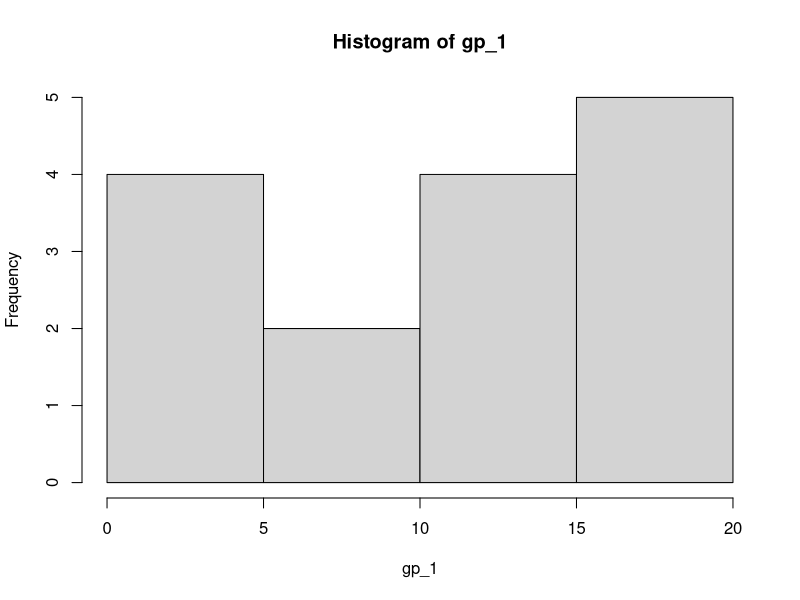
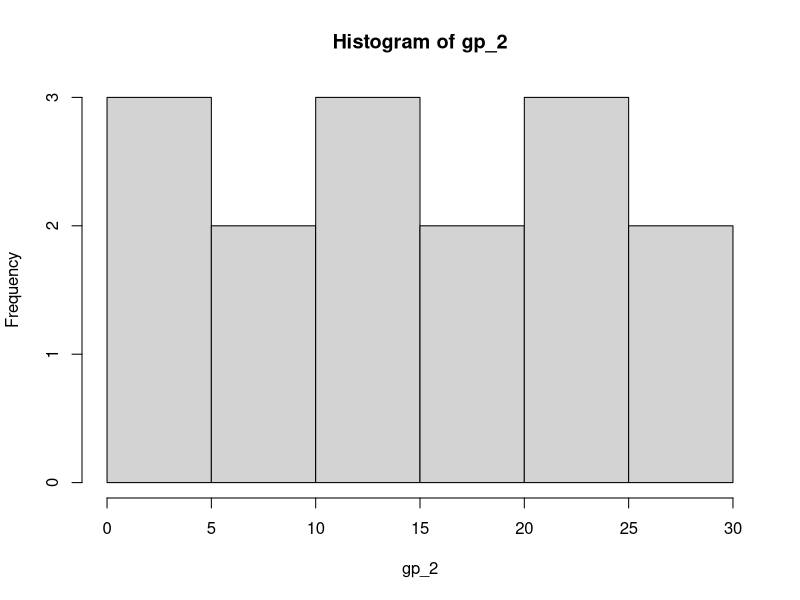
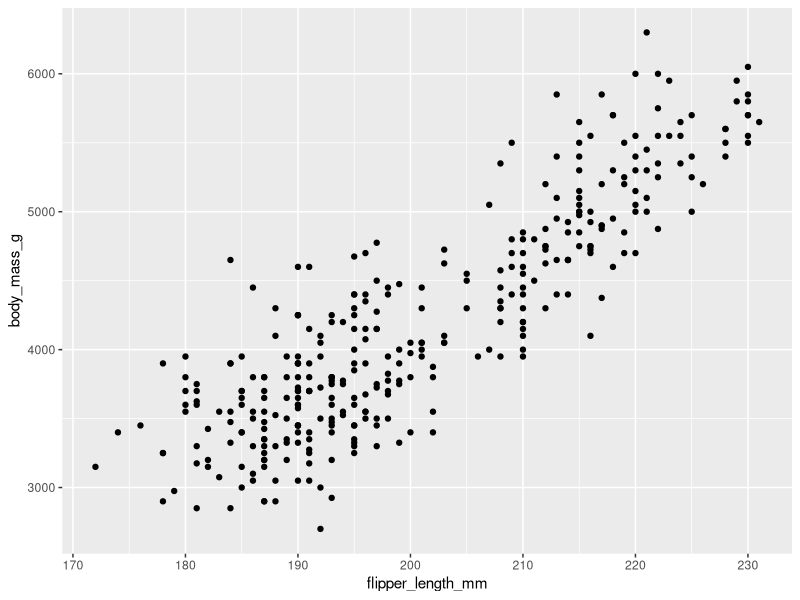
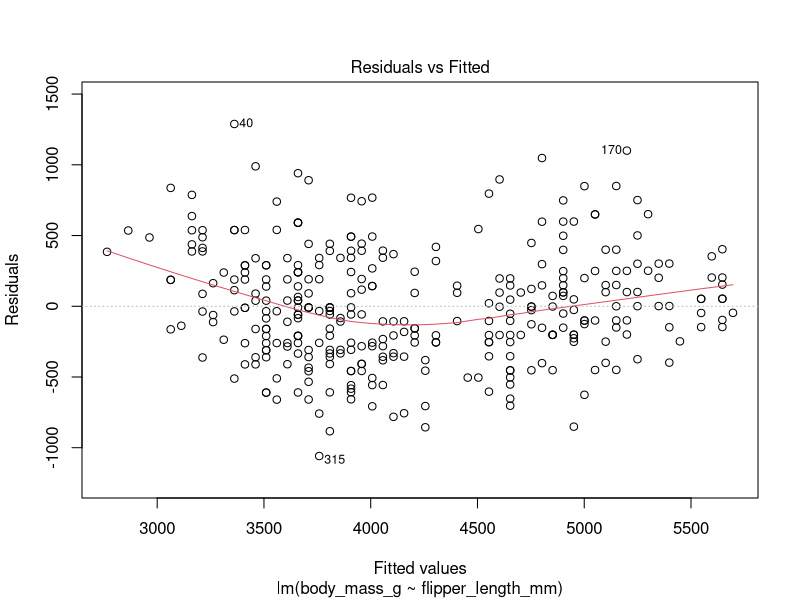
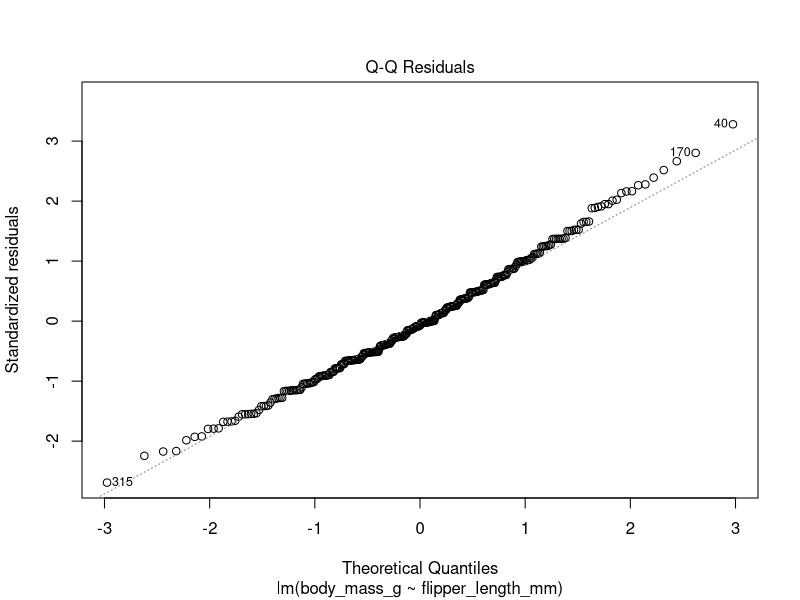
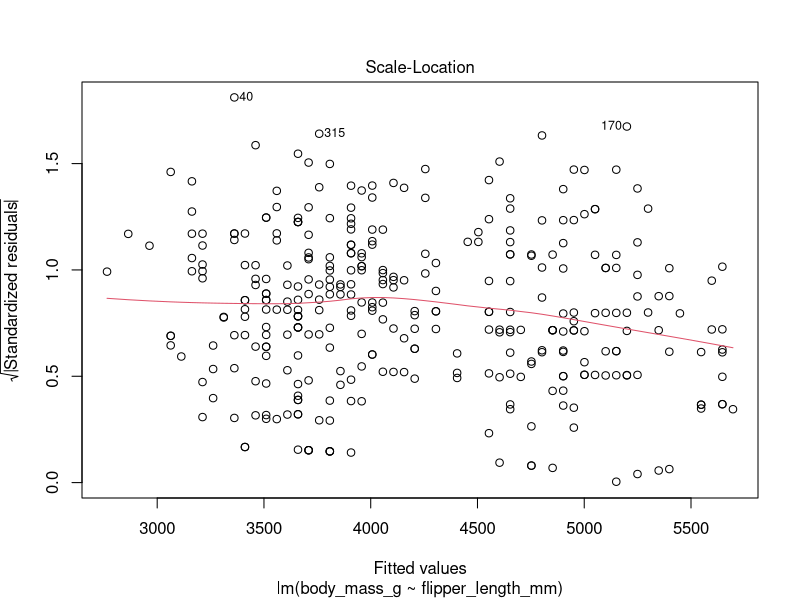
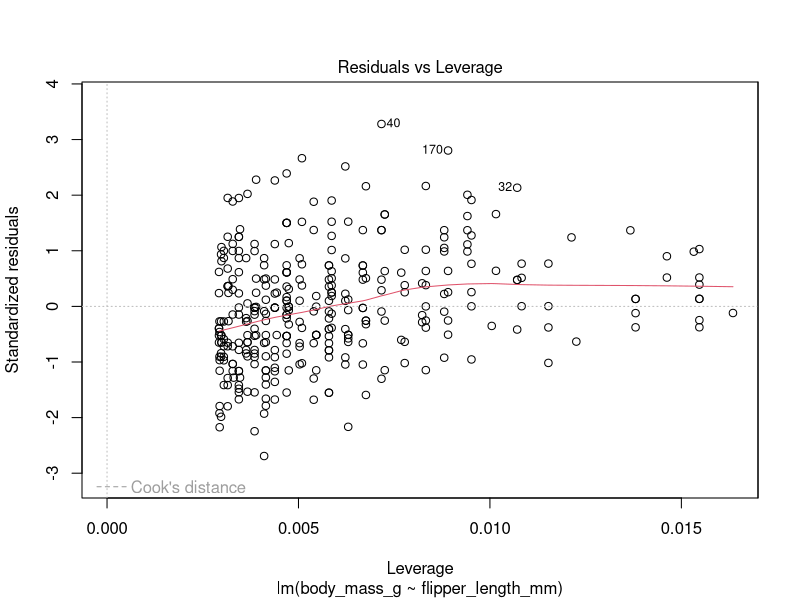
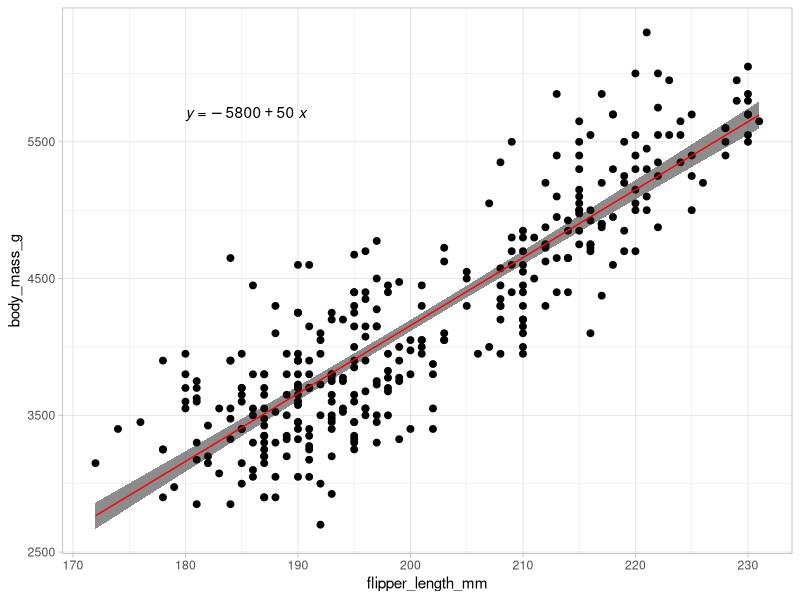

The R source for these figures, in order:
## ---- chunk 1
knitr::opts_chunk$set(echo = TRUE)
library(tidyverse)
library(palmerpenguins)
library(ggpubr)
library(broom)
## ---- chunk 2
set.seed(1414)
gp_1 <- sample.int(20, size = 15, replace = TRUE)

set.seed(1424)
gp_2 <- sample.int(30, size = 15, replace = TRUE)

#histograms
hist(gp_1)
hist(gp_2)

##we’ll perform Mann-Whitney U to answer “Is there a significant difference in ranks (medians) between gp_1 and gp_2?” using the wilcox.test() function.
my_mwu <- wilcox.test(gp_1, gp_2)

## call to get output
my_mwu

## ---- chunk 3
ggplot(data = penguins, aes(x = flipper_length_mm, y = body_mass_g)) +
  geom_point()

## ---- chunk 4
# Linear model, stored as penguin_lm:
penguin_lm <- lm(body_mass_g ~ flipper_length_mm, data = penguins)

# Return the complete overview:
summary(penguin_lm)
## ---- chunk 5
penguin_lm_tidy <- broom::tidy(penguin_lm)

# Get the intercept: 
penguin_int <- penguin_lm_tidy$estimate[1]
penguin_int


# Metrics at a glance: 
penguin_lm_out <- broom::glance(penguin_lm)
penguin_lm_out

## ---- chunk 6
plot(penguin_lm)

## ---- chunk 7
ggplot(data = penguins, aes(x = flipper_length_mm, y = body_mass_g)) +
  geom_point(size = 2) +
  geom_smooth(method = "lm",
              color = "red",
              size = 0.5,
              fill = "gray10",
              alpha = 0.5) +
  theme_light() +
  ggpubr::stat_regline_equation(label.x = 180, label.y = 5700)
## ---- chunk 8
penguins_cor <- cor.test(penguins$flipper_length_mm, penguins$body_mass_g)

